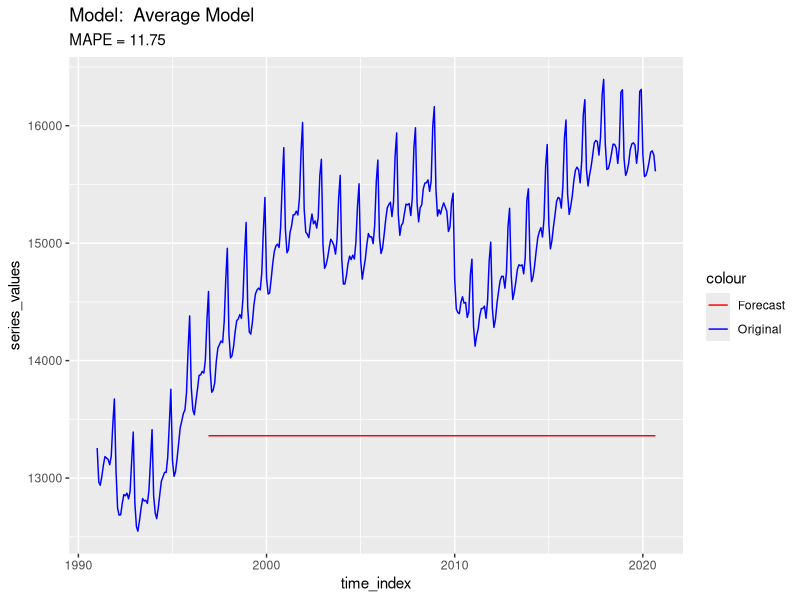
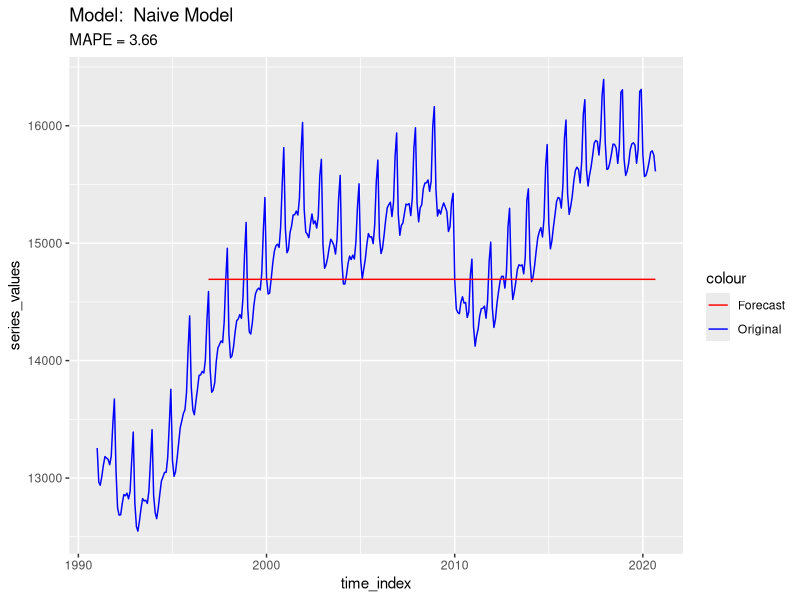
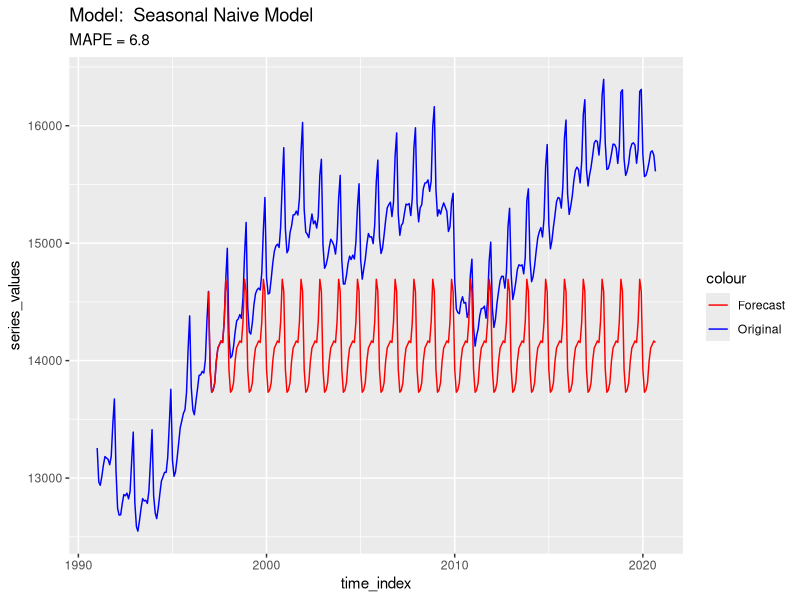
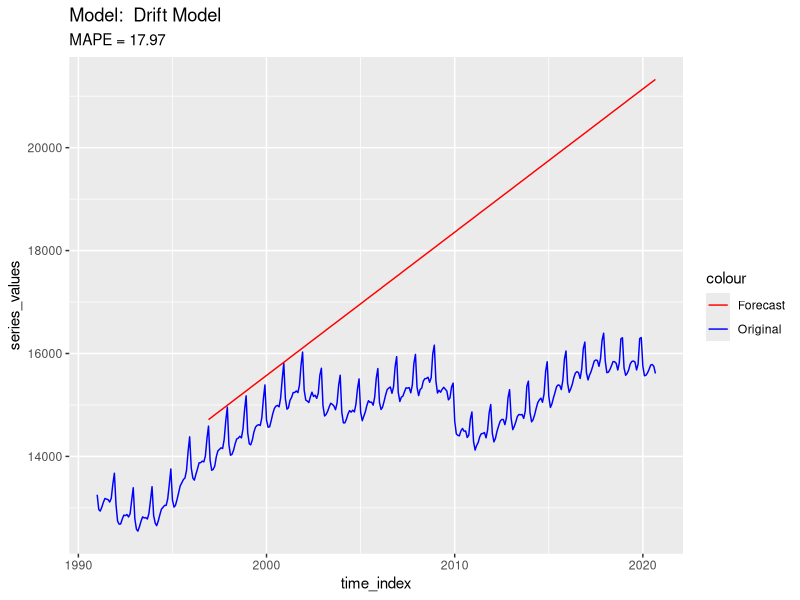
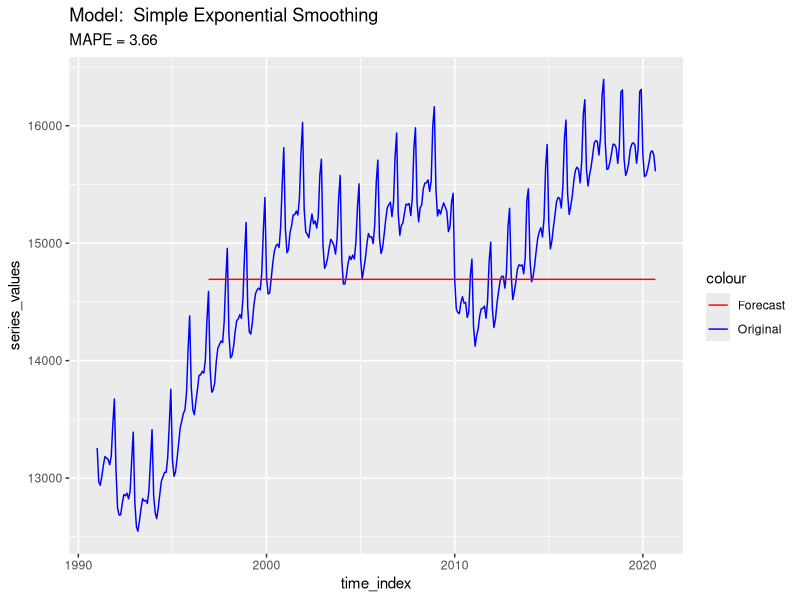
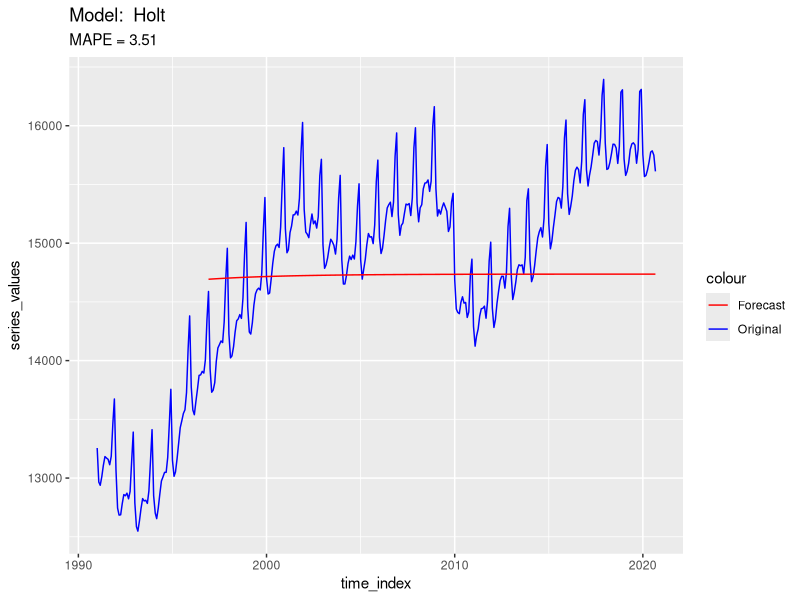
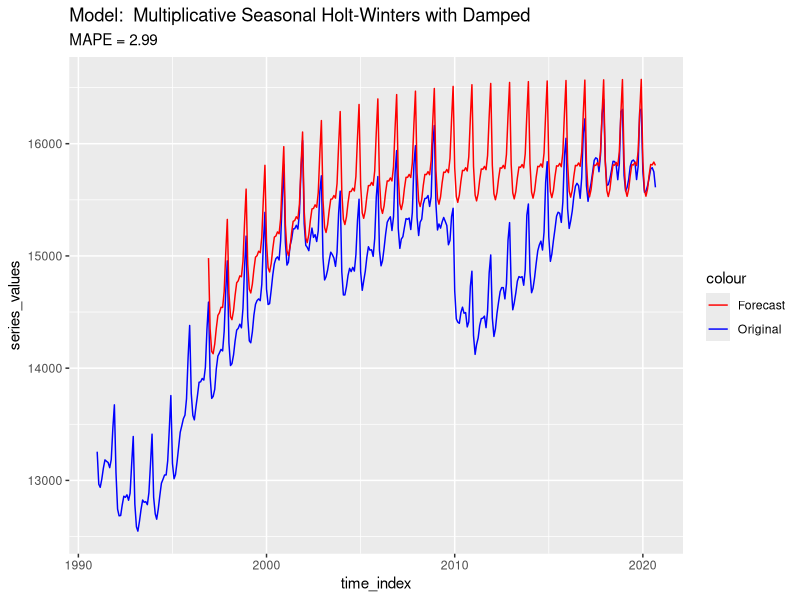
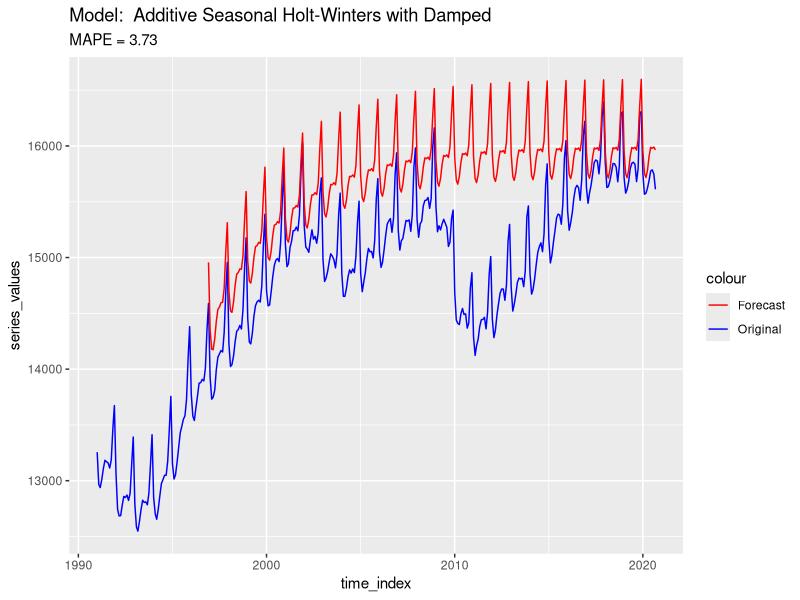

Write R code to recreate these figures, in order. (Note: this script raises an error after producing the figures.)
## ---- chunk 1
knitr::opts_chunk$set(echo = TRUE, warning = FALSE, message = FALSE, eval = TRUE)
## ---- chunk 2
library(TTR)
library(forecast)
library(xts)
library(tidyverse)
library(caret)
library(lubridate)

# read the data into df
df <- read.csv("data/us_retail_employment.csv")
df = na.omit(df)
n = nrow(df)

# Select the series
series_values = df$Employed

# Create the series. This series start from January 1991 and end in March 2004
y = ts(series_values, start = c(1990,1), freq = 12)

# data partition
train_percentage = 0.2
train_size = floor(train_percentage * n)
test_size = n - train_size

train_data_ts = window(y, start = c(1991, 1), end = c(1991, train_size))
test_data_ts = window(y, start = c(1991, train_size + 1), end = c(1991, n))
## ---- chunk 3
# Create lag features for time series data
lags = 1:48  # Number of lags to consider

time_index = seq(as.Date("1991-01-01"), length=n, by="months")
ts_xts = xts(series_values, order.by = time_index)

lagged_data = stats::lag(ts_xts, k = lags)  # Create lagged data
 
# Combine the lagged features into one data frame
lagged_df = as_tibble(data.frame(lagged_data))
colnames(lagged_df) = paste0("lag", lags)  # Rename columns with lag prefixes

# Merge the lagged features with the original data
data_ml = data.frame(time_index, series_values,  lagged_df)

# Split the data into training and testing sets
train_data_ml = data_ml[1:train_size, ]
train_data_ml = na.omit(train_data_ml)
test_data_ml = data_ml[(train_size + 1):n, ]
## ---- chunk 4
# average method: forecast by the average of the training series
model_name = "Average Model"
model = meanf(train_data_ts, h = test_size)

forecasting = forecast(model, h = test_size)
acc = accuracy(forecasting$mean, test_data_ts)

ggplot(data_ml) +
  geom_line(aes(x = time_index, y = series_values, color = "Original")) +
  geom_line(data = test_data_ml, aes(x = time_index, y = as.numeric(forecasting$mean), color = "Forecast")) +
  scale_color_manual(values = c("Original" = "blue", "Forecast" = "red")) +
  labs(title =paste("Model: ", model_name), y = "series_values",subtitle = paste0("MAPE = ", round(acc[5], 2)))
## ---- chunk 5
# naive: forecast by the last observation of the series

model_name = "Naive Model"
model = naive(train_data_ts, h = test_size)

forecasting = forecast(model, h = test_size)
acc = accuracy(forecasting$mean, test_data_ts)

ggplot(data_ml) +
  geom_line(aes(x = time_index, y = series_values, color = "Original")) +
  geom_line(data = test_data_ml, aes(x = time_index, y = as.numeric(forecasting$mean), color = "Forecast")) +
  scale_color_manual(values = c("Original" = "blue", "Forecast" = "red")) +
  labs(title =paste("Model: ", model_name), y = "series_values",subtitle = paste0("MAPE = ", round(acc[5], 2)))
## ---- chunk 6
# seasonal naive: forecast by the last season

model_name = "Seasonal Naive Model"
model = snaive(train_data_ts, h = test_size)

forecasting = forecast(model, h = test_size)
acc = accuracy(forecasting$mean, test_data_ts)

ggplot(data_ml) +
  geom_line(aes(x = time_index, y = series_values, color = "Original")) +
  geom_line(data = test_data_ml, aes(x = time_index, y = as.numeric(forecasting$mean), color = "Forecast")) +
  scale_color_manual(values = c("Original" = "blue", "Forecast" = "red")) +
  labs(title =paste("Model: ", model_name), y = "series_values",subtitle = paste0("MAPE = ", round(acc[5], 2)))
## ---- chunk 7
# drift: drawing the line from the first to the last observation
model_name = "Drift Model"
model = rwf(train_data_ts, h = test_size, drift = TRUE)

forecasting = forecast(model, h = test_size)
acc = accuracy(forecasting$mean, test_data_ts)

ggplot(data_ml) +
  geom_line(aes(x = time_index, y = series_values, color = "Original")) +
  geom_line(data = test_data_ml, aes(x = time_index, y = as.numeric(forecasting$mean), color = "Forecast")) +
  scale_color_manual(values = c("Original" = "blue", "Forecast" = "red")) +
  labs(title =paste("Model: ", model_name), y = "series_values",subtitle = paste0("MAPE = ", round(acc[5], 2)))
## ---- chunk 8
model_name = "Simple Exponential Smoothing"
model = ses(train_data_ts, h = test_size)

forecasting = forecast(model, h = test_size)
acc = accuracy(forecasting$mean, test_data_ts)

ggplot(data_ml) +
  geom_line(aes(x = time_index, y = series_values, color = "Original")) +
  geom_line(data = test_data_ml, aes(x = time_index, y = as.numeric(forecasting$mean), color = "Forecast")) +
  scale_color_manual(values = c("Original" = "blue", "Forecast" = "red")) +
  labs(title =paste("Model: ", model_name), y = "series_values",subtitle = paste0("MAPE = ", round(acc[5], 2)))
## ---- chunk 9
model_name = "Holt"
model = holt(train_data_ts, damped = TRUE, h = test_size)

forecasting = forecast(model, h = test_size)
acc = accuracy(forecasting$mean, test_data_ts)

ggplot(data_ml) +
  geom_line(aes(x = time_index, y = series_values, color = "Original")) +
  geom_line(data = test_data_ml, aes(x = time_index, y = as.numeric(forecasting$mean), color = "Forecast")) +
  scale_color_manual(values = c("Original" = "blue", "Forecast" = "red")) +
  labs(title =paste("Model: ", model_name), y = "series_values",subtitle = paste0("MAPE = ", round(acc[5], 2)))
## ---- chunk 10
model_name = "Multiplicative Seasonal Holt-Winters with Damped"
model = hw(train_data_ts, seasonal="multiplicative", damped = TRUE,  h = test_size)

forecasting = forecast(model, h = test_size)
acc = accuracy(forecasting$mean, test_data_ts)

ggplot(data_ml) +
  geom_line(aes(x = time_index, y = series_values, color = "Original")) +
  geom_line(data = test_data_ml, aes(x = time_index, y = as.numeric(forecasting$mean), color = "Forecast")) +
  scale_color_manual(values = c("Original" = "blue", "Forecast" = "red")) +
  labs(title =paste("Model: ", model_name), y = "series_values",subtitle = paste0("MAPE = ", round(acc[5], 2)))
## ---- chunk 11
model_name = "Additive Seasonal Holt-Winters with Damped"
model = hw(train_data_ts, seasonal="additive", damped = TRUE,  h = test_size)

forecasting = forecast(model, h = test_size)
acc = accuracy(forecasting$mean, test_data_ts)

ggplot(data_ml) +
  geom_line(aes(x = time_index, y = series_values, color = "Original")) +
  geom_line(data = test_data_ml, aes(x = time_index, y = as.numeric(forecasting$mean), color = "Forecast")) +
  scale_color_manual(values = c("Original" = "blue", "Forecast" = "red")) +
  labs(title =paste("Model: ", model_name), y = "series_values",subtitle = paste0("MAPE = ", round(acc[5], 2)))
## ---- chunk 12
model_name = "Regression with time trend"
model = tslm(train_data_ts ~ trend, damped = TRUE, h = test_size)

forecasting = forecast(model, h = test_size)
acc = accuracy(forecasting$mean, test_data_ts)

ggplot(data_ml) +
  geom_line(aes(x = time_index, y = series_values, color = "Original")) +
  geom_line(data = test_data_ml, aes(x = time_index, y = as.numeric(forecasting$mean), color = "Forecast")) +
  scale_color_manual(values = c("Original" = "blue", "Forecast" = "red")) +
  labs(title =paste("Model: ", model_name), y = "series_values",subtitle = paste0("MAPE = ", round(acc[5], 2)))
## ---- chunk 13
model_name = "Regression with time trend and season"
model = tslm(train_data_ts ~ trend + season, damped = TRUE, h = test_size)

forecasting = forecast(model, h = test_size)
acc = accuracy(forecasting$mean, test_data_ts)

ggplot(data_ml) +
  geom_line(aes(x = time_index, y = series_values, color = "Original")) +
  geom_line(data = test_data_ml, aes(x = time_index, y = as.numeric(forecasting$mean), color = "Forecast")) +
  scale_color_manual(values = c("Original" = "blue", "Forecast" = "red")) +
  labs(title =paste("Model: ", model_name), y = "series_values",subtitle = paste0("MAPE = ", round(acc[5], 2)))
## ---- chunk 14
model_name = "Auto ARIMA"
model = auto.arima(train_data_ts, seasonal = FALSE)

forecasting = forecast(model, h = test_size)
acc = accuracy(forecasting$mean, test_data_ts)

ggplot(data_ml) +
  geom_line(aes(x = time_index, y = series_values, color = "Original")) +
  geom_line(data = test_data_ml, aes(x = time_index, y = as.numeric(forecasting$mean), color = "Forecast")) +
  scale_color_manual(values = c("Original" = "blue", "Forecast" = "red")) +
  labs(title =paste("Model: ", model_name), y = "series_values",subtitle = paste0("MAPE = ", round(acc[5], 2)))
## ---- chunk 15
model_name = "Auto Seasonal ARIMA"
model = auto.arima(train_data_ts, seasonal = TRUE)

forecasting = forecast(model, h = test_size)
acc = accuracy(forecasting$mean, test_data_ts)

ggplot(data_ml) +
  geom_line(aes(x = time_index, y = series_values, color = "Original")) +
  geom_line(data = test_data_ml, aes(x = time_index, y = as.numeric(forecasting$mean), color = "Forecast")) +
  scale_color_manual(values = c("Original" = "blue", "Forecast" = "red")) +
  labs(title =paste("Model: ", model_name), y = "series_values",subtitle = paste0("MAPE = ", round(acc[5], 2)))
## ---- chunk 16
model_name = "spikeslab"
model = train(series_values~., data = train_data_ml[, -1], method = "spikeslab") 
predictions = predict(model, test_data_ml[, -1])

acc = accuracy(as.numeric(predictions), test_data_ml$series_values)

ggplot(data_ml) +
  geom_line(aes(x = time_index, y = series_values, color = "Original")) +
  geom_line(data = test_data_ml, aes(x = time_index, y = predictions, color = "Forecast")) +
  scale_color_manual(values = c("Original" = "blue", "Forecast" = "red")) +
  labs(title =paste("Model: ", model_name), y = "series_values",subtitle = paste0("MAPE = ", round(acc[5], 2)))
## ---- chunk 17
model_name = "gamLoess"
model = train(series_values~., data = train_data_ml[, -1], method = "gamLoess") 
predictions = predict(model, test_data_ml[, -1])

acc = accuracy(as.numeric(predictions), test_data_ml$series_values)

ggplot(data_ml) +
  geom_line(aes(x = time_index, y = series_values, color = "Original")) +
  geom_line(data = test_data_ml, aes(x = time_index, y = predictions, color = "Forecast")) +
  scale_color_manual(values = c("Original" = "blue", "Forecast" = "red")) +
  labs(title =paste("Model: ", model_name), y = "series_values",subtitle = paste0("MAPE = ", round(acc[5], 2)))
## ---- chunk 18
model_name = "svmLinear"
model = train(series_values~., data = train_data_ml[, -1], method = "svmLinear") 
predictions = predict(model, test_data_ml[, -1])

acc = accuracy(as.numeric(predictions), test_data_ml$series_values)

ggplot(data_ml) +
  geom_line(aes(x = time_index, y = series_values, color = "Original")) +
  geom_line(data = test_data_ml, aes(x = time_index, y = predictions, color = "Forecast")) +
  scale_color_manual(values = c("Original" = "blue", "Forecast" = "red")) +
  labs(title =paste("Model: ", model_name), y = "series_values",subtitle = paste0("MAPE = ", round(acc[5], 2)))
## ---- chunk 19
model_name = "gaussprLinear"
model = train(series_values~., data = train_data_ml[, -1], method = "gaussprLinear") 
predictions = predict(model, test_data_ml[, -1])

acc = accuracy(as.numeric(predictions), test_data_ml$series_values)

ggplot(data_ml) +
  geom_line(aes(x = time_index, y = series_values, color = "Original")) +
  geom_line(data = test_data_ml, aes(x = time_index, y = predictions, color = "Forecast")) +
  scale_color_manual(values = c("Original" = "blue", "Forecast" = "red")) +
  labs(title =paste("Model: ", model_name), y = "series_values",subtitle = paste0("MAPE = ", round(acc[5], 2)))
## ---- chunk 20
model_name = "cubist"
model = train(series_values~., data = train_data_ml[, -1], method = "cubist") 
predictions = predict(model, test_data_ml[, -1])

acc = accuracy(as.numeric(predictions), test_data_ml$series_values)

ggplot(data_ml) +
  geom_line(aes(x = time_index, y = series_values, color = "Original")) +
  geom_line(data = test_data_ml, aes(x = time_index, y = predictions, color = "Forecast")) +
  scale_color_manual(values = c("Original" = "blue", "Forecast" = "red")) +
  labs(title =paste("Model: ", model_name), y = "series_values",subtitle = paste0("MAPE = ", round(acc[5], 2)))
## ---- chunk 21
model_name = "enet"
model = train(series_values~., data = train_data_ml[, -1], method = "enet") 
predictions = predict(model, test_data_ml[, -1])

acc = accuracy(as.numeric(predictions), test_data_ml$series_values)

ggplot(data_ml) +
  geom_line(aes(x = time_index, y = series_values, color = "Original")) +
  geom_line(data = test_data_ml, aes(x = time_index, y = predictions, color = "Forecast")) +
  scale_color_manual(values = c("Original" = "blue", "Forecast" = "red")) +
  labs(title =paste("Model: ", model_name), y = "series_values",subtitle = paste0("MAPE = ", round(acc[5], 2)))
## ---- chunk 22
model_name = "leapForward"
model = train(series_values~., data = train_data_ml[, -1], method = "leapForward") 
predictions = predict(model, test_data_ml[, -1])

acc = accuracy(as.numeric(predictions), test_data_ml$series_values)

ggplot(data_ml) +
  geom_line(aes(x = time_index, y = series_values, color = "Original")) +
  geom_line(data = test_data_ml, aes(x = time_index, y = predictions, color = "Forecast")) +
  scale_color_manual(values = c("Original" = "blue", "Forecast" = "red")) +
  labs(title =paste("Model: ", model_name), y = "series_values",subtitle = paste0("MAPE = ", round(acc[5], 2)))
## ---- chunk 23
model_name = "leapBackward"
model = train(series_values~., data = train_data_ml[, -1], method = "leapBackward") 
predictions = predict(model, test_data_ml[, -1])

acc = accuracy(as.numeric(predictions), test_data_ml$series_values)

ggplot(data_ml) +
  geom_line(aes(x = time_index, y = series_values, color = "Original")) +
  geom_line(data = test_data_ml, aes(x = time_index, y = predictions, color = "Forecast")) +
  scale_color_manual(values = c("Original" = "blue", "Forecast" = "red")) +
  labs(title =paste("Model: ", model_name), y = "series_values",subtitle = paste0("MAPE = ", round(acc[5], 2)))
## ---- chunk 24
model_name = "nnls"
model = train(series_values~., data = train_data_ml[, -1], method = "nnls") 
predictions = predict(model, test_data_ml[, -1])

acc = accuracy(as.numeric(predictions), test_data_ml$series_values)

ggplot(data_ml) +
  geom_line(aes(x = time_index, y = series_values, color = "Original")) +
  geom_line(data = test_data_ml, aes(x = time_index, y = predictions, color = "Forecast")) +
  scale_color_manual(values = c("Original" = "blue", "Forecast" = "red")) +
  labs(title =paste("Model: ", model_name), y = "series_values",subtitle = paste0("MAPE = ", round(acc[5], 2)))
## ---- chunk 25
model_name = "gaussprLinear"
model = train(series_values~., data = train_data_ml[, -1], method = "gaussprLinear") 
predictions = predict(model, test_data_ml[, -1])

acc = accuracy(as.numeric(predictions), test_data_ml$series_values)

ggplot(data_ml) +
  geom_line(aes(x = time_index, y = series_values, color = "Original")) +
  geom_line(data = test_data_ml, aes(x = time_index, y = predictions, color = "Forecast")) +
  scale_color_manual(values = c("Original" = "blue", "Forecast" = "red")) +
  labs(title =paste("Model: ", model_name), y = "series_values",subtitle = paste0("MAPE = ", round(acc[5], 2)))
## ---- chunk 26
model_name = "gaussprPoly"
model = train(series_values~., data = train_data_ml[, -1], method = "gaussprPoly") 
predictions = predict(model, test_data_ml[, -1])

acc = accuracy(as.numeric(predictions), test_data_ml$series_values)

ggplot(data_ml) +
  geom_line(aes(x = time_index, y = series_values, color = "Original")) +
  geom_line(data = test_data_ml, aes(x = time_index, y = predictions, color = "Forecast")) +
  scale_color_manual(values = c("Original" = "blue", "Forecast" = "red")) +
  labs(title =paste("Model: ", model_name), y = "series_values",subtitle = paste0("MAPE = ", round(acc[5], 2)))
## ---- chunk 27
model_name = "gamSpline"
model = train(series_values~., data = train_data_ml[, -1], method = "gamSpline") 
predictions = predict(model, test_data_ml[, -1])

acc = accuracy(as.numeric(predictions), test_data_ml$series_values)

ggplot(data_ml) +
  geom_line(aes(x = time_index, y = series_values, color = "Original")) +
  geom_line(data = test_data_ml, aes(x = time_index, y = predictions, color = "Forecast")) +
  scale_color_manual(values = c("Original" = "blue", "Forecast" = "red")) +
  labs(title =paste("Model: ", model_name), y = "series_values",subtitle = paste0("MAPE = ", round(acc[5], 2)))
## ---- chunk 28
model_name = "knn"
model = train(series_values~., data = train_data_ml[, -1], method = "knn") 
predictions = predict(model, test_data_ml[, -1])

acc = accuracy(as.numeric(predictions), test_data_ml$series_values)

ggplot(data_ml) +
  geom_line(aes(x = time_index, y = series_values, color = "Original")) +
  geom_line(data = test_data_ml, aes(x = time_index, y = predictions, color = "Forecast")) +
  scale_color_manual(values = c("Original" = "blue", "Forecast" = "red")) +
  labs(title =paste("Model: ", model_name), y = "series_values",subtitle = paste0("MAPE = ", round(acc[5], 2)))
## ---- chunk 29
model_name = "kernelpls"
model = train(series_values~., data = train_data_ml[, -1], method = "kernelpls") 
predictions = predict(model, test_data_ml[, -1])

acc = accuracy(as.numeric(predictions), test_data_ml$series_values)

ggplot(data_ml) +
  geom_line(aes(x = time_index, y = series_values, color = "Original")) +
  geom_line(data = test_data_ml, aes(x = time_index, y = predictions, color = "Forecast")) +
  scale_color_manual(values = c("Original" = "blue", "Forecast" = "red")) +
  labs(title =paste("Model: ", model_name), y = "series_values",subtitle = paste0("MAPE = ", round(acc[5], 2)))
